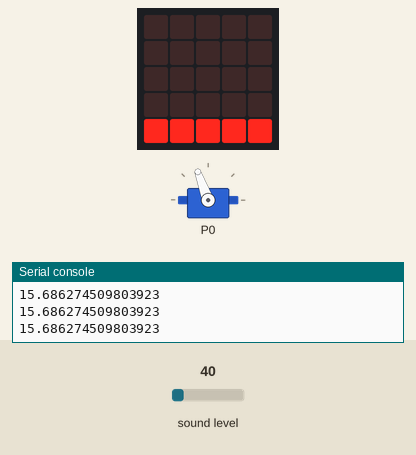
Bench run of a program on a simulated BBC micro:bit (MakeCode). Shown: the board's 5×5 LED display, servo, the last lines printed to the serial console. Inputs (shaded band) come from the test bench; at power-on: sound level 40.

Above: at 1.2 s.
1.3 s: sound level set to 48
At 2.4 s:
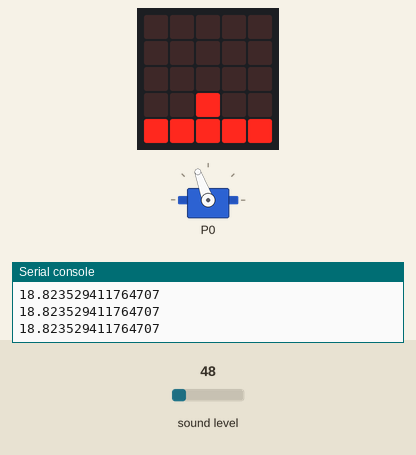
2.8 s: sound level set to 55
At 3.8 s:
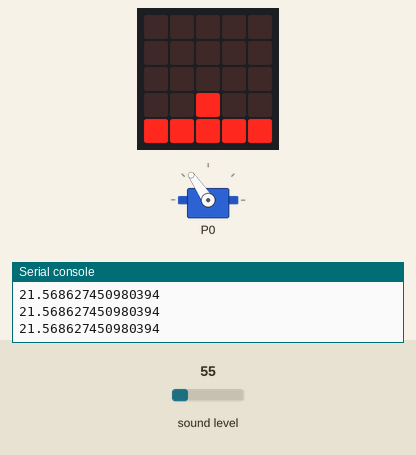
4.3 s: sound level set to 128
At 5.2 s:
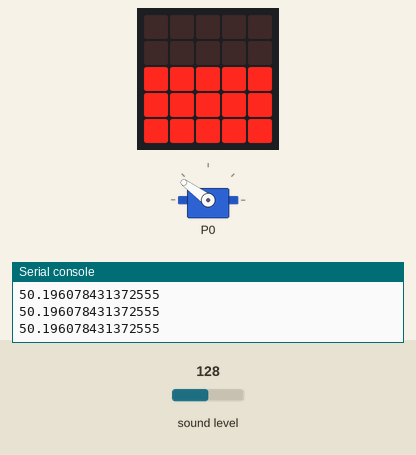
5.8 s: sound level set to 191
At 7.0 s:
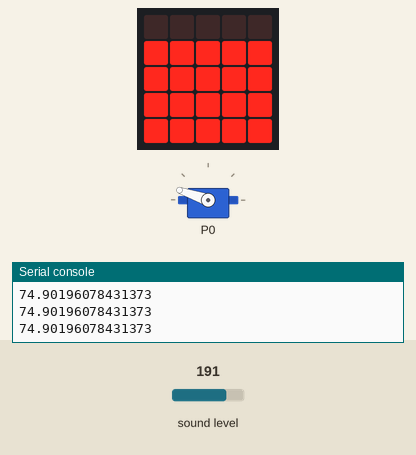
7.3 s: sound level set to 5
At 8.7 s:
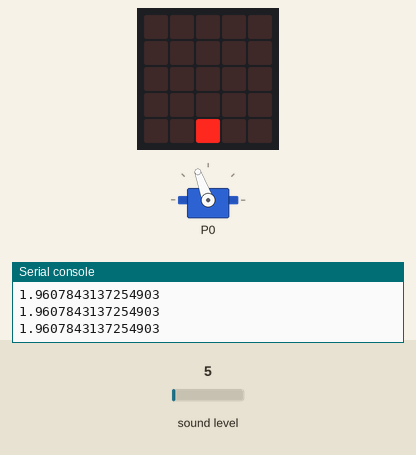
9.0 s: sound level set to 64
At 9.5 s:
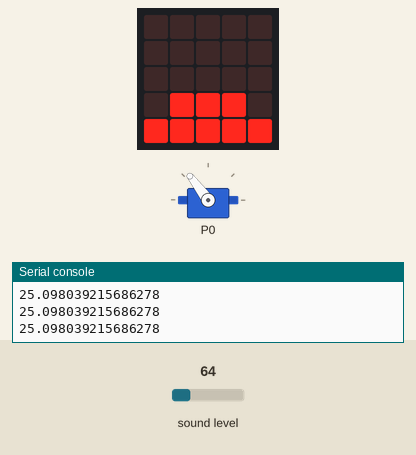
Timing chart, 0 to 11.5 s (numbered marks = the images above; inputs shaded):
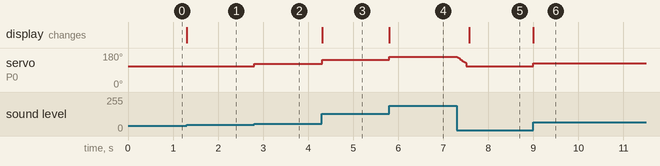

Measured:
- the behaviour switches between 51 and 52 on sound level (found by bisection; images 1 and 2)
- after the input at 1.3 s, the display: changes at once (image 1)
- after the input at 2.8 s, servo on P0: 110° → 124° at once
- after the input at 4.3 s, servo on P0: 124° → 144° at once; the display: changes at once (image 3)
- after the input at 5.8 s, servo on P0: 144° → 161° at once; the display: changes at once (image 4)
- after the input at 7.3 s, servo on P0: moves from 161° to 110° over 0.21 s, starting at once; the display: changes after 0.28 s (image 5)
- after the input at 9.0 s, servo on P0: 110° → 127° at once; the display: changes at once (image 6)

The program:

main.ts
```typescript
let NoiseLevelFrom0To100 = 0
let IndicatorLevelFrom0To100 = 0
let ServoAngle = 0
basic.forever(function () {
    NoiseLevelFrom0To100 = input.soundLevel() / 2.55
    IndicatorLevelFrom0To100 = Math.max(NoiseLevelFrom0To100, IndicatorLevelFrom0To100 - 5)
    led.plotBarGraph(
    IndicatorLevelFrom0To100,
    100,
    true
    )
    if (IndicatorLevelFrom0To100 > 20) {
        ServoAngle = 110 + 0.69 * IndicatorLevelFrom0To100
    } else {
        ServoAngle = 110
    }
    servos.P0.setAngle(ServoAngle)
})
```

test.ts
```typescript
// tests gaan hier; deze zal niet worden gecompileerd wanneer dit pakket wordt gebruikt als extensie.
```
